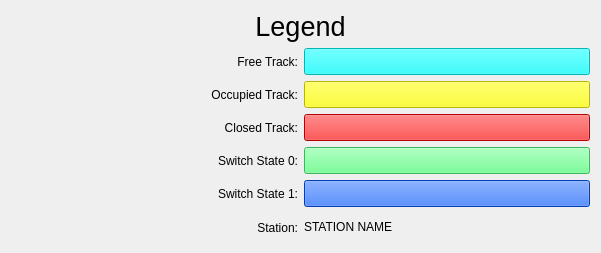
     <widget class="QWidget" name="gridLayoutWidget">
      <property name="geometry">
       <rect>
        <x>970</x>
        <y>580</y>
        <width>601</width>
        <height>249</height>
       </rect>
      </property>
      <layout class="QGridLayout" name="legend_layout">
       <item row="2" column="0">
        <widget class="QLabel" name="label_2">
         <property name="text">
          <string>Occupied Track:</string>
         </property>
         <property name="alignment">
          <set>Qt::AlignRight|Qt::AlignTrailing|Qt::AlignVCenter</set>
         </property>
        </widget>
       </item>
       <item row="6" column="0">
        <widget class="QLabel" name="label_16">
         <property name="sizePolicy">
          <sizepolicy hsizetype="Minimum" vsizetype="Fixed">
           <horstretch>0</horstretch>
           <verstretch>0</verstretch>
          </sizepolicy>
         </property>
         <property name="minimumSize">
          <size>
           <width>0</width>
           <height>29</height>
          </size>
         </property>
         <property name="text">
          <string>Station:</string>
         </property>
         <property name="alignment">
          <set>Qt::AlignRight|Qt::AlignTrailing|Qt::AlignVCenter</set>
         </property>
        </widget>
       </item>
       <item row="1" column="1">
        <widget class="QPushButton" name="legend_free">
         <property name="sizePolicy">
          <sizepolicy hsizetype="Minimum" vsizetype="Fixed">
           <horstretch>0</horstretch>
           <verstretch>0</verstretch>
          </sizepolicy>
         </property>
         <property name="font">
          <font>
           <family>Segoe UI</family>
           <pointsize>12</pointsize>
           <weight>50</weight>
           <italic>false</italic>
           <bold>false</bold>
          </font>
         </property>
         <property name="styleSheet">
          <string notr="true">background-color:rgb(0, 255, 255);
font: 12pt &quot;Segoe UI&quot;;</string>
         </property>
         <property name="text">
          <string/>
         </property>
        </widget>
       </item>
       <item row="3" column="1">
        <widget class="QPushButton" name="legend_closed">
         <property name="sizePolicy">
          <sizepolicy hsizetype="Minimum" vsizetype="Fixed">
           <horstretch>0</horstretch>
           <verstretch>0</verstretch>
          </sizepolicy>
         </property>
         <property name="font">
          <font>
           <family>Segoe UI</family>
           <pointsize>12</pointsize>
           <weight>50</weight>
           <italic>false</italic>
           <bold>false</bold>
          </font>
         </property>
         <property name="styleSheet">
          <string notr="true">background-color:rgb(255, 0, 0);
font: 12pt &quot;Segoe UI&quot;;</string>
         </property>
         <property name="text">
          <string/>
         </property>
        </widget>
       </item>
       <item row="2" column="1">
        <widget class="QPushButton" name="legend_occupied">
         <property name="sizePolicy">
          <sizepolicy hsizetype="Minimum" vsizetype="Fixed">
           <horstretch>0</horstretch>
           <verstretch>0</verstretch>
          </sizepolicy>
         </property>
         <property name="font">
          <font>
           <family>Segoe UI</family>
           <pointsize>12</pointsize>
           <weight>50</weight>
           <italic>false</italic>
           <bold>false</bold>
          </font>
         </property>
         <property name="styleSheet">
          <string notr="true">background-color:rgb(255, 255, 0);
font: 12pt &quot;Segoe UI&quot;;</string>
         </property>
         <property name="text">
          <string/>
         </property>
        </widget>
       </item>
       <item row="1" column="0">
        <widget class="QLabel" name="label">
         <property name="text">
          <string>Free Track:</string>
         </property>
         <property name="alignment">
          <set>Qt::AlignRight|Qt::AlignTrailing|Qt::AlignVCenter</set>
         </property>
        </widget>
       </item>
       <item row="3" column="0">
        <widget class="QLabel" name="label_3">
         <property name="text">
          <string>Closed Track:</string>
         </property>
         <property name="alignment">
          <set>Qt::AlignRight|Qt::AlignTrailing|Qt::AlignVCenter</set>
         </property>
        </widget>
       </item>
       <item row="5" column="1">
        <widget class="QPushButton" name="legend_switch1">
         <property name="sizePolicy">
          <sizepolicy hsizetype="Minimum" vsizetype="Fixed">
           <horstretch>0</horstretch>
           <verstretch>0</verstretch>
          </sizepolicy>
         </property>
         <property name="font">
          <font>
           <family>Segoe UI</family>
           <pointsize>12</pointsize>
           <weight>50</weight>
           <italic>false</italic>
           <bold>false</bold>
          </font>
         </property>
         <property name="styleSheet">
          <string notr="true">background-color:rgb(0, 85, 255);
color: rgb(255, 255, 255);
font: 12pt &quot;Segoe UI&quot;;</string>
         </property>
         <property name="text">
          <string/>
         </property>
        </widget>
       </item>
       <item row="0" column="0" colspan="2">
        <widget class="QLabel" name="label_4">
         <property name="font">
          <font>
           <family>Segoe UI</family>
           <pointsize>20</pointsize>
          </font>
         </property>
         <property name="text">
          <string>Legend</string>
         </property>
         <property name="alignment">
          <set>Qt::AlignBottom|Qt::AlignHCenter</set>
         </property>
        </widget>
       </item>
       <item row="6" column="1">
        <widget class="QLabel" name="label_17">
         <property name="sizePolicy">
          <sizepolicy hsizetype="Minimum" vsizetype="Fixed">
           <horstretch>0</horstretch>
           <verstretch>0</verstretch>
          </sizepolicy>
         </property>
         <property name="text">
          <string>STATION NAME</string>
         </property>
         <property name="wordWrap">
          <bool>true</bool>
         </property>
        </widget>
       </item>
       <item row="5" column="0">
        <widget class="QLabel" name="label_7">
         <property name="text">
          <string>Switch State 1:</string>
         </property>
         <property name="alignment">
          <set>Qt::AlignRight|Qt::AlignTrailing|Qt::AlignVCenter</set>
         </property>
        </widget>
       </item>
       <item row="4" column="0">
        <widget class="QLabel" name="label_6">
         <property name="text">
          <string>Switch State 0:</string>
         </property>
         <property name="alignment">
          <set>Qt::AlignRight|Qt::AlignTrailing|Qt::AlignVCenter</set>
         </property>
        </widget>
       </item>
       <item row="4" column="1">
        <widget class="QPushButton" name="legend_switch0">
         <property name="sizePolicy">
          <sizepolicy hsizetype="Minimum" vsizetype="Fixed">
           <horstretch>0</horstretch>
           <verstretch>0</verstretch>
          </sizepolicy>
         </property>
         <property name="font">
          <font>
           <family>Segoe UI</family>
           <pointsize>12</pointsize>
           <weight>50</weight>
           <italic>false</italic>
           <bold>false</bold>
          </font>
         </property>
         <property name="styleSheet">
          <string notr="true">background-color: rgb(85, 255, 127);
font: 12pt &quot;Segoe UI&quot;;</string>
         </property>
         <property name="text">
          <string/>
         </property>
        </widget>
       </item>
      </layout>
     </widget>
